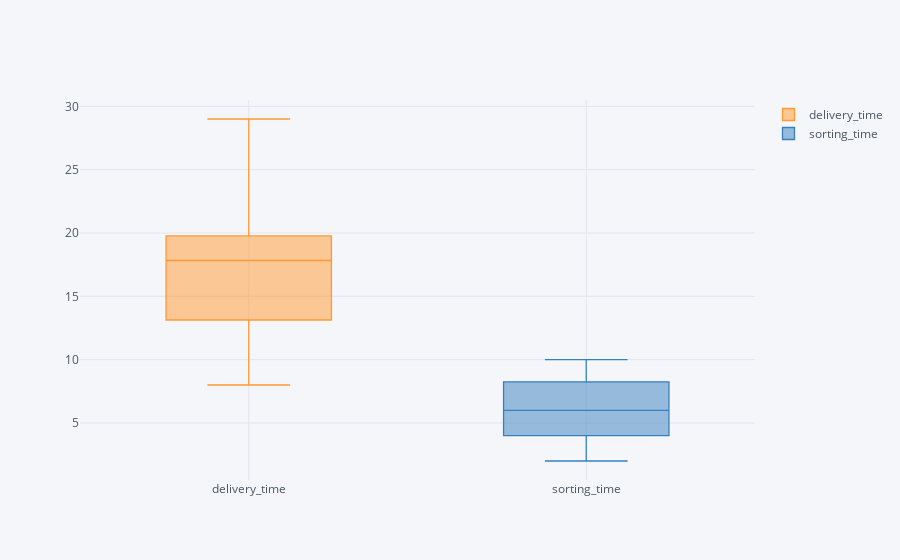

Notebook code for this chart:
### Code cell
df.iplot(kind='box')

### Figure 1 — Plotly figure (JSON) as saved in the notebook; plotly's stock layout.template omitted (floating-point values rounded to 4 significant figures)
{"data": [{"boxpoints": false, "line": {"width": 1.3}, "marker": {"color": "rgba(255, 153, 51, 1.0)"}, "name": "delivery_time", "orientation": "v", "type": "box", "y": [21, 13.5, 19.75, 24, 29, 15.35, 19, 9.5, 17.9, 18.75, 19.83, 10.75, 16.68, 11.5, 12.03, 14.88, 13.75, 18.11, 8, 17.83, 21.5]}, {"boxpoints": false, "line": {"width": 1.3}, "marker": {"color": "rgba(55, 128, 191, 1.0)"}, "name": "sorting_time", "orientation": "v", "type": "box", "y": [10, 4, 6, 9, 10, 6, 7, 3, 10, 9, 8, 4, 7, 3, 3, 4, 6, 7, 2, 7, 5]}], "layout": {"legend": {"bgcolor": "#F5F6F9", "font": {"color": "#4D5663"}}, "paper_bgcolor": "#F5F6F9", "plot_bgcolor": "#F5F6F9", "title": {"font": {"color": "#4D5663"}}, "xaxis": {"gridcolor": "#E1E5ED", "showgrid": true, "tickfont": {"color": "#4D5663"}, "title": {"font": {"color": "#4D5663"}, "text": ""}, "zerolinecolor": "#E1E5ED"}, "yaxis": {"gridcolor": "#E1E5ED", "showgrid": true, "tickfont": {"color": "#4D5663"}, "title": {"font": {"color": "#4D5663"}, "text": ""}, "zerolinecolor": "#E1E5ED"}}}
